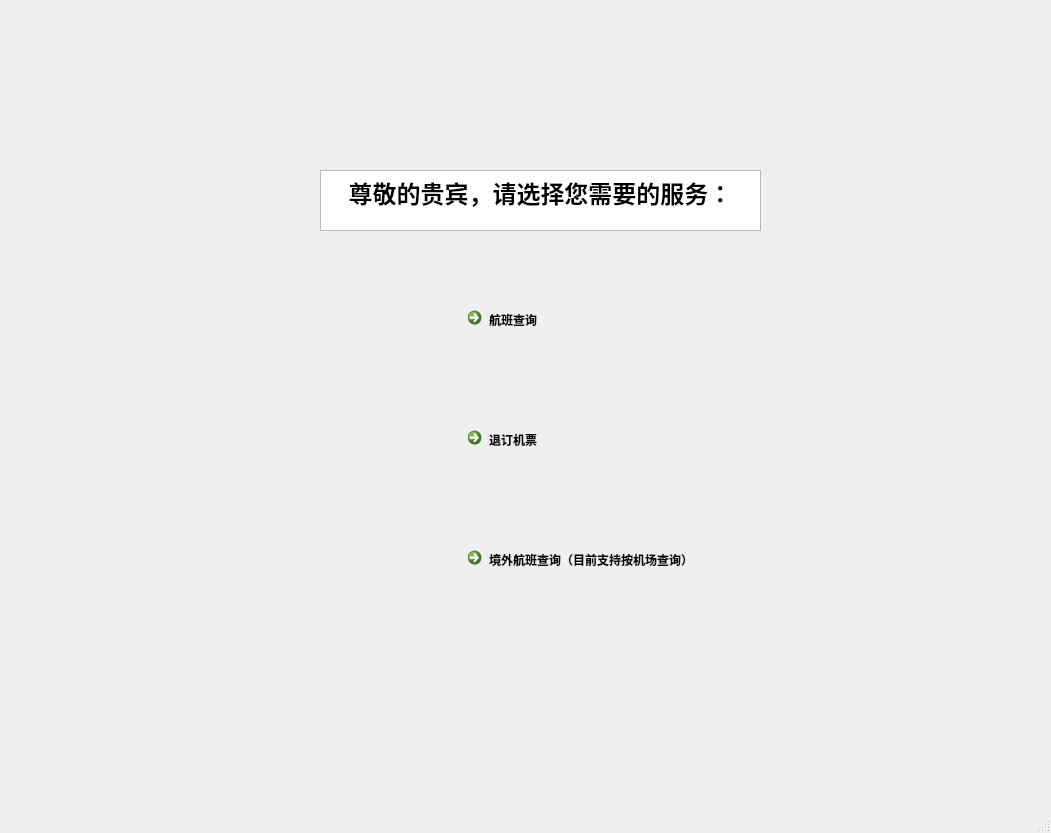
<?xml version="1.0" encoding="UTF-8"?>
<ui version="4.0">
 <class>MainWindow</class>
 <widget class="QMainWindow" name="MainWindow">
  <property name="geometry">
   <rect>
    <x>0</x>
    <y>0</y>
    <width>1051</width>
    <height>833</height>
   </rect>
  </property>
  <property name="windowTitle">
   <string>MainWindow</string>
  </property>
  <widget class="QWidget" name="centralwidget">
   <widget class="QTextEdit" name="textEdit">
    <property name="geometry">
     <rect>
      <x>320</x>
      <y>170</y>
      <width>441</width>
      <height>61</height>
     </rect>
    </property>
    <property name="html">
     <string>&lt;!DOCTYPE HTML PUBLIC &quot;-//W3C//DTD HTML 4.0//EN&quot; &quot;http://www.w3.org/TR/REC-html40/strict.dtd&quot;&gt;
&lt;html&gt;&lt;head&gt;&lt;meta name=&quot;qrichtext&quot; content=&quot;1&quot; /&gt;&lt;style type=&quot;text/css&quot;&gt;
p, li { white-space: pre-wrap; }
&lt;/style&gt;&lt;/head&gt;&lt;body style=&quot; font-family:'SimSun'; font-size:9pt; font-weight:400; font-style:normal;&quot;&gt;
&lt;p align=&quot;center&quot; style=&quot; margin-top:0px; margin-bottom:0px; margin-left:0px; margin-right:0px; -qt-block-indent:0; text-indent:0px;&quot;&gt;&lt;span style=&quot; font-size:18pt; font-weight:600;&quot;&gt;尊敬的贵宾，请选择您需要的服务：&lt;/span&gt;&lt;/p&gt;&lt;/body&gt;&lt;/html&gt;</string>
    </property>
   </widget>
   <widget class="QCommandLinkButton" name="commandLinkButton">
    <property name="geometry">
     <rect>
      <x>460</x>
      <y>300</y>
      <width>186</width>
      <height>41</height>
     </rect>
    </property>
    <property name="text">
     <string>航班查询</string>
    </property>
   </widget>
   <widget class="QCommandLinkButton" name="commandLinkButton_2">
    <property name="geometry">
     <rect>
      <x>460</x>
      <y>420</y>
      <width>186</width>
      <height>41</height>
     </rect>
    </property>
    <property name="text">
     <string>退订机票</string>
    </property>
   </widget>
   <widget class="QCommandLinkButton" name="commandLinkButton_3">
    <property name="geometry">
     <rect>
      <x>460</x>
      <y>540</y>
      <width>461</width>
      <height>41</height>
     </rect>
    </property>
    <property name="text">
     <string>境外航班查询（目前支持按机场查询）</string>
    </property>
   </widget>
  </widget>
  <widget class="QMenuBar" name="menubar">
   <property name="geometry">
    <rect>
     <x>0</x>
     <y>0</y>
     <width>1051</width>
     <height>22</height>
    </rect>
   </property>
  </widget>
  <widget class="QStatusBar" name="statusbar"/>
 </widget>
 <resources/>
 <connections/>
</ui>
